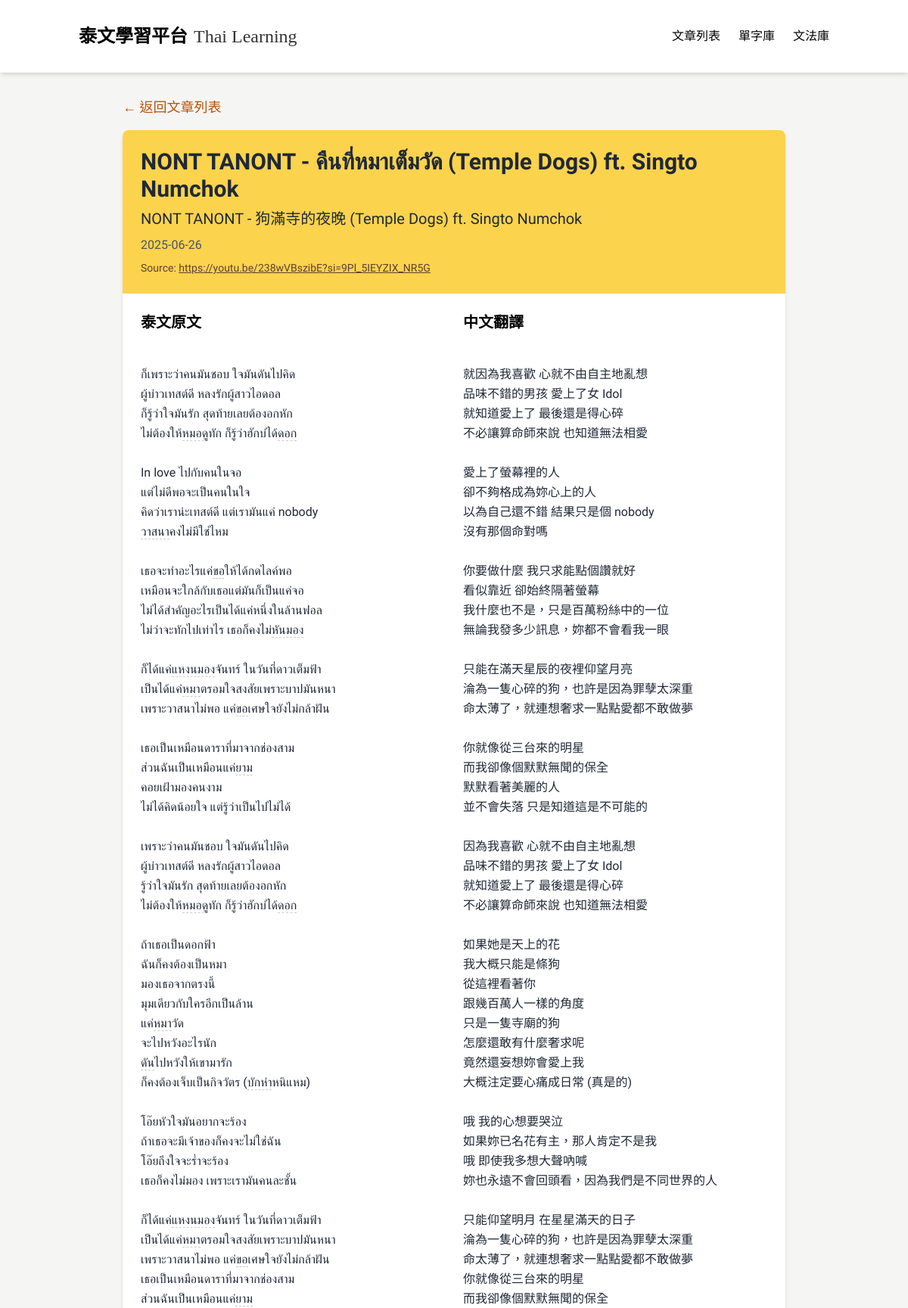
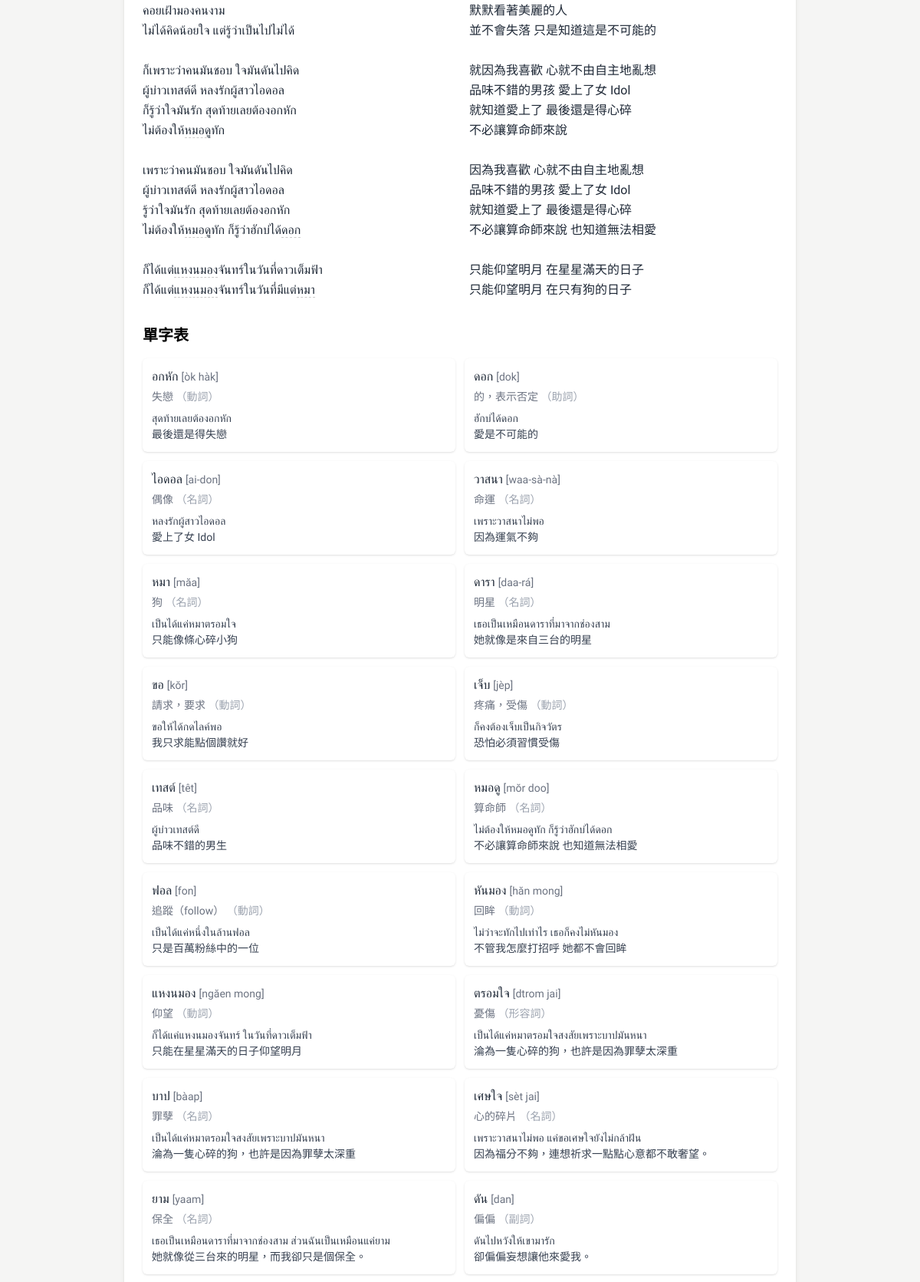
Screenshot of /article/45 (upper part) with the database file from the repository (2 pictures, top to bottom).
### tables this page shows
CREATE TABLE Article (
            id INTEGER PRIMARY KEY AUTOINCREMENT,
            title TEXT,
            chineseTitle TEXT,
            content TEXT,
            chineseContent TEXT,
            category TEXT,
            url TEXT,
            status TEXT,
            createdAt TEXT,
            updatedAt TEXT,
            authorId INTEGER
        );

CREATE TABLE Word (
            id INTEGER PRIMARY KEY AUTOINCREMENT,
            thai TEXT,
            chinese TEXT,
            type TEXT,
            pronunciation TEXT,
            articleId INTEGER,
            createdAt TEXT,
            updatedAt TEXT
        );

CREATE TABLE WordExample (
    id INTEGER PRIMARY KEY AUTOINCREMENT,
    thai TEXT NOT NULL,
    chinese TEXT NOT NULL,
    wordId INTEGER NOT NULL,
    createdAt TEXT NOT NULL,
    updatedAt TEXT NOT NULL, articleId INTEGER REFERENCES Article(id),
    FOREIGN KEY (wordId) REFERENCES Word(id)
);

### app_sqlite.py (the view)
@app.route('/article/<int:article_id>')
def article_detail(article_id):
    import re
    def highlight_words_in_content(content, words):
        def replacer(match):
            word = match.group(0)
            return f'<span class="inline-word" data-word="{word}">{word}</span>'
        for word in words:
            thai = re.escape(word["thai"])
            pattern = re.compile(rf'(?<![>\w])({thai})(?![^<]*?>)')
            content = pattern.sub(replacer, content)
        return content
    conn = get_db_connection()
    article = conn.execute('SELECT * FROM Article WHERE id = ?', (article_id,)).fetchone()
    words = conn.execute('''
        SELECT Word.* FROM Word
        JOIN WordArticle ON Word.id = WordArticle.wordId
        WHERE WordArticle.articleId = ?
    ''', (article_id,)).fetchall()
    words = [dict(row) for row in words]
    for word in words:
        example = conn.execute('''
            SELECT thai, chinese FROM WordExample
            WHERE wordId = ? AND articleId = ?
            ORDER BY createdAt DESC LIMIT 1
        ''', (word['id'], article_id)).fetchone()
        if example:
            word['example_thai'] = example['thai']
            word['example_chinese'] = example['chinese']
        else:
            word['example_thai'] = ''
            word['example_chinese'] = ''
    grammar_points = conn.execute(
        '''
        SELECT GrammarPoint.*
        FROM GrammarPoint
        JOIN GrammarArticle ON GrammarPoint.id = GrammarArticle.grammarPointId
        WHERE GrammarArticle.articleId = ?
        ''', (article_id,)
    ).fetchall()
    grammars = []
    for gp in grammar_points:
        examples = conn.execute(
            'SELECT * FROM GrammarExample WHERE grammarPointId = ?', (gp['id'],)
        ).fetchall()
        grammars.append({
            'id': gp['id'],
            'title': gp['title'],
            'explanation': gp['explanation'],
            'examples': examples
        })
    conn.close()
    if article and article['status'] == 'published':
        article = dict(article)
        article['content'] = highlight_words_in_content(article['content'], words)
        return render_template(
            'article_detail_adjust_ver2.html',
            article=article,
            words=words,
            grammars=grammars
        )
    else:
        return "文章不存在", 404

### app_sqlite.py (called while the page is built)
def get_db_connection():
    base_path = os.path.dirname(os.path.abspath(__file__))
    db_path = os.path.join(base_path, 'data.db')
    conn = sqlite3.connect(db_path)  # SQLite 檔名
    conn.row_factory = sqlite3.Row     # 讓取出的資料像字典一樣操作
    return conn

### templates/article_detail_adjust_ver2.html (shortened to what this page needs)
{% extends "base.html" %}
{% block content %}
  <div class="flex justify-center px-4 py-8 gap-4">
    <div class="w-full md:w-3/4">
      <div class="mb-4">
        <a href="/" class="text-[#B45309] hover:underline text-lg">&larr; 返回文章列表</a>
      </div>
      <div class="max-w-4xl mx-auto bg-white rounded-lg shadow-md overflow-hidden">
      <div class="gradient-bg p-6 text-white">
        <h1 class="text-3xl font-bold mb-2 text-[#1F2937]">
          <span class="thai-text block">{{ article.title }}</span>
         <span class="text-xl font-normal">{{ article.chineseTitle }}</span>
        </h1>
        <p class="text-[#4B5563]">{{ article.createdAt[:10] }}</p>
        <p class="mt-2 text-sm text-[#5C4033]">
          Source:
          <a href="{{ article.url }}" target="_blank" class="underline">{{ article.url }}</a>
        </p>
      </div>
      <div class="p-6">
        <div class="mb-8 grid grid-cols-1 md:grid-cols-2 gap-6">
          <div>
            <h2 class="text-xl font-semibold mb-4">泰文原文</h2>
            <div class="thai-text text-gray-800 leading-relaxed whitespace-pre-line">
              {{ article.content | safe }}
            </div>
          </div>
          <div>
            <h2 class="text-xl font-semibold mb-4">中文翻譯</h2>
            <div class="text-gray-800 leading-relaxed whitespace-pre-line">
              {{ article.chineseContent }}
            </div>
          </div>
        </div>
        <div class="mb-8">
          <h2 class="text-xl font-semibold mb-4">單字表</h2>
          {% if words %}
            <div class="grid gap-3 grid-cols-1 md:grid-cols-2">
              {% for word in words %}
              <a href="/word/{{ word.id }}" class="block bg-white rounded-md shadow p-3 hover:shadow-lg transition-shadow duration-200">
                <div class="text-base font-medium text-gray-800">
                  <span class="thai-text">{{ word.thai }}</span> <span class="text-sm text-gray-500 font-normal">[{{ word.pronunciation }}]</span>
                </div>
                <div class="text-sm text-gray-500 mt-1">{{ word.chinese }} <span class="text-sm text-gray-400">（{{ word.type }}）</span></div>
                <div class="mt-2 text-sm text-gray-700 leading-normal">
                  <div class="thai-text">{{ word.example_thai }}</div>
                  <div>{{ word.example_chinese }}</div>
                </div>
              </a>
              {% endfor %}
            </div>
          {% else %}
            <div class="bg-gray-50 rounded-lg p-4 text-gray-500">
              尚無單字資料。
            </div>
          {% endif %}
        </div>
      </div>
      </div>
    </div>
  </div>
{% endblock %}

### templates/base.html (style rules this page uses)
:root { --main-color: #FCD34D; --main-color-hover: #FBBF24; --main-color-light: #FFFDEA; --main-color-light-hover: #FEF3C7; --main-color-bg: #ffffff; --main-color-dark: #1F2937; --main-color-darker: #111827; }
body { font-family: 'Noto Sans TC', 'Sarabun', sans-serif; background-color: #F5F5F4; }
.thai-text { font-family: 'Sarabun', sans-serif; }
.gradient-bg { background-color: var(--main-color); color: var(--main-color-dark); }
.inline-word { cursor: pointer; border-bottom: 1px dashed #ccc; }

### rows the page displays
Article: title "NONT TANONT - คืนที่หมาเต็มวัด (Temple Dogs) ft. Singto Numchok", chineseTitle "NONT TANONT - 狗滿寺的夜晚 (Temple Dogs) ft. Singto Numchok", createdAt "2025-06-26", url "https://youtu.be/238wVBszibE?si=9Pl_5IEYZIX_NR5G", content "ก็เพราะว่าคนมันชอบ ใจมันดันไปคิด ผู้บ่าวเทสต์ดี หลงรักผู้สาวไอดอล ก็รู้ว่าใจมันรัก สุดท้ายเลยต้องอกหัก ไม่ต้องให้ หมอดู ทัก ก็รู้ว่าฮักบ่ได้ ดอก In love ไปกับคนในจอ แต่ไม่ดีพอจะเป็นคนในใจ คิดว่าเราน่ะเทสต์ดี แต่เรามันแค่ nobody วาสนา คงไม่มีใช่ไหม เธอจะทำอะไรแค่ ขอ ให้ได้กดไลค์พอ เหมือนจะใกล้กับเธอแต่มันก็เป็นแค่จอ ไม่ได้สำคัญอะไรเป็นได้แค่หนึ่งในล้านฟอล ไม่ว่าจะทักไปเท่าไร เธอก็คงไม่ หันมอง ก็ได้แค่ แหงนมอง จันทร์ ในวันที่ดาวเต็มฟ้า เป็นได้แค่ หมา ตรอมใจสงสัยเพราะบาปมันหนา เพราะวาสนาไม่พอ แค่ ขอ เศษใจยังไม่กล้าฝัน เธอเป็นเหมือนดาราที่มาจากช่องสาม ส่วนฉันเป็นเหมือนแค่ ยาม คอยเฝ้ามองคนงาม ไม่ได้คิดน้อยใจ แต่รู้ว่าเป็นไปไม่ได้ เพราะว่าคนมันชอบ ใจมันดันไปคิด ผู้บ่าวเทสต์ดี หลงรักผู้สาวไอดอล…", chineseContent "就因為我喜歡 心就不由自主地亂想 品味不錯的男孩 愛上了女 Idol 就知道愛上了 最後還是得心碎 不必讓算命師來說 也知道無法相愛 愛上了螢幕裡的人 卻不夠格成為妳心上的人 以為自己還不錯 結果只是個 nobody 沒有那個命對嗎 你要做什麼 我只求能點個讚就好 看似靠近 卻始終隔著螢幕 我什麼也不是，只是百萬粉絲中的一位 無論我發多少訊息，妳都不會看我一眼 只能在滿天星辰的夜裡仰望月亮 淪為一隻心碎的狗，也許是因為罪孽太深重 命太薄了，就連想奢求一點點愛都不敢做夢 你就像從三台來的明星 而我卻像個默默無聞的保全 默默看著美麗的人 並不會失落 只是知道這是不可能的 因為我喜歡 心就不由自主地亂想 品味不錯的男孩 愛上了女 Idol 就知道愛上了 最後還是得心碎 不必讓算命師來說 也知道無法相愛 如果她是天上的花 我大概只能是條狗 從這裡看著你 跟幾百萬人一樣的角度 只是一隻寺廟的狗 怎麼還敢有什麼奢求呢 竟然還妄想妳會愛上我 大概注定要心痛成日常 (真是的) 哦 我的心想要哭泣 如果妳已名花有主，那人肯定不是我 哦 即使我多想大聲吶喊 妳也永遠不會回頭看，因為我們是不同世界的人 只能仰望明月 在星星滿天的日子 淪為一隻心碎的狗，也許是因為罪孽太深重 命太薄了，就連想奢求一點點愛都不敢做夢 你就像從三台來的明星 而我卻像個默默無聞的保全 默默看著美麗的人 並不會失落 只是知道這是不可能的 就因為我喜歡 心就不由自主地亂想 品味不錯的男孩 愛上了女 Idol 就知道愛上了 最後還是得心碎 不必讓算命師來說 因為我喜歡 心就不由自主地亂想 品味不錯的男孩 愛上了女 Idol…"
Word: thai "อกหัก", pronunciation "òk hàk", chinese "失戀", type "動詞"
WordExample: example_thai "สุดท้ายเลยต้องอกหัก", example_chinese "最後還是得失戀"
Word: thai "ดอก", pronunciation "dok", chinese "的，表示否定", type "助詞"
WordExample: example_thai "ฮักบ่ได้ดอก", example_chinese "愛是不可能的"
Word: thai "ไอดอล", pronunciation "ai-don", chinese "偶像", type "名詞"
WordExample: example_thai "หลงรักผู้สาวไอดอล", example_chinese "愛上了女 Idol"
Word: thai "วาสนา", pronunciation "waa-sà-nà", chinese "命運", type "名詞"
WordExample: example_thai "เพราะวาสนาไม่พอ", example_chinese "因為運氣不夠"
Word: thai "หมา", pronunciation "măa", type "名詞"
WordExample: example_thai "เป็นได้แค่หมาตรอมใจ", example_chinese "只能像條心碎小狗"
Word: thai "ดารา", pronunciation "daa-rá", chinese "明星", type "名詞"
WordExample: example_thai "เธอเป็นเหมือนดาราที่มาจากช่องสาม", example_chinese "她就像是來自三台的明星"
Word: thai "ขอ", pronunciation "kŏr", chinese "請求，要求", type "動詞"
WordExample: example_thai "ขอให้ได้กดไลค์พอ", example_chinese "我只求能點個讚就好"
Word: thai "เจ็บ", pronunciation "jèp", chinese "疼痛，受傷", type "動詞"
WordExample: example_thai "ก็คงต้องเจ็บเป็นกิจวัตร", example_chinese "恐怕必須習慣受傷"
Word: thai "เทสต์", pronunciation "têt", chinese "品味", type "名詞"
WordExample: example_thai "ผู้บ่าวเทสต์ดี", example_chinese "品味不錯的男生"
Word: thai "หมอดู", pronunciation "mŏr doo", chinese "算命師", type "名詞"
WordExample: example_thai "ไม่ต้องให้หมอดูทัก ก็รู้ว่าฮักบ่ได้ดอก", example_chinese "不必讓算命師來說 也知道無法相愛"
Word: thai "ฟอล", pronunciation "fon", chinese "追蹤（follow）", type "動詞"
WordExample: example_thai "เป็นได้แค่หนึ่งในล้านฟอล", example_chinese "只是百萬粉絲中的一位"
Word: thai "หันมอง", pronunciation "hăn mong", chinese "回眸", type "動詞"
WordExample: example_thai "ไม่ว่าจะทักไปเท่าไร เธอก็คงไม่หันมอง", example_chinese "不管我怎麼打招呼 她都不會回眸"
Word: thai "แหงนมอง", pronunciation "ngăen mong", chinese "仰望", type "動詞"
WordExample: example_thai "ก็ได้แค่แหงนมองจันทร์ ในวันที่ดาวเต็มฟ้า", example_chinese "只能在星星滿天的日子仰望明月"
Word: thai "ตรอมใจ", pronunciation "dtrom jai", chinese "憂傷", type "形容詞"
WordExample: example_thai "เป็นได้แค่หมาตรอมใจสงสัยเพราะบาปมันหนา", example_chinese "淪為一隻心碎的狗，也許是因為罪孽太深重"
Word: thai "บาป", pronunciation "bàap", chinese "罪孽", type "名詞"
WordExample: example_thai "เป็นได้แค่หมาตรอมใจสงสัยเพราะบาปมันหนา", example_chinese "淪為一隻心碎的狗，也許是因為罪孽太深重"
Word: thai "เศษใจ", pronunciation "sèt jai", chinese "心的碎片", type "名詞"
WordExample: example_thai "เพราะวาสนาไม่พอ แค่ขอเศษใจยังไม่กล้าฝัน", example_chinese "因為福分不夠，連想祈求一點點心意都不敢奢望。"
Word: thai "ยาม", pronunciation "yaam", chinese "保全", type "名詞"
WordExample: example_thai "เธอเป็นเหมือนดาราที่มาจากช่องสาม ส่วนฉันเป็นเหมือนแค่ยาม", example_chinese "她就像從三台來的明星，而我卻只是個保全。"
Word: thai "ดัน", pronunciation "dan", chinese "偏偏", type "副詞"
WordExample: example_thai "ดันไปหวังให้เขามารัก", example_chinese "卻偏偏妄想讓他來愛我。"

### other values shown
{{ word.chinese }} "狗"
